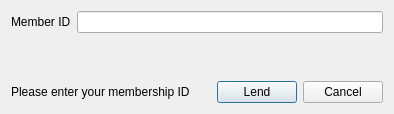
<?xml version="1.0" encoding="UTF-8"?>
<ui version="4.0">
 <class>LendBook</class>
 <widget class="QDialog" name="LendBook">
  <property name="geometry">
   <rect>
    <x>0</x>
    <y>0</y>
    <width>394</width>
    <height>114</height>
   </rect>
  </property>
  <property name="windowTitle">
   <string>Lend</string>
  </property>
  <layout class="QVBoxLayout" name="verticalLayout">
   <item>
    <layout class="QHBoxLayout" name="horizontalLayout">
     <item>
      <widget class="QLabel" name="id_label">
       <property name="text">
        <string>Member ID</string>
       </property>
      </widget>
     </item>
     <item>
      <widget class="QLineEdit" name="id_line_edit">
       <property name="inputMask">
        <string>0000000000000000</string>
       </property>
      </widget>
     </item>
    </layout>
   </item>
   <item>
    <spacer name="verticalSpacer">
     <property name="orientation">
      <enum>Qt::Vertical</enum>
     </property>
     <property name="sizeHint" stdset="0">
      <size>
       <width>20</width>
       <height>40</height>
      </size>
     </property>
    </spacer>
   </item>
   <item>
    <layout class="QHBoxLayout" name="horizontalLayout_2">
     <item>
      <widget class="QLabel" name="msg_label">
       <property name="text">
        <string>Please enter your membership ID</string>
       </property>
      </widget>
     </item>
     <item>
      <spacer name="horizontalSpacer">
       <property name="orientation">
        <enum>Qt::Horizontal</enum>
       </property>
       <property name="sizeHint" stdset="0">
        <size>
         <width>40</width>
         <height>20</height>
        </size>
       </property>
      </spacer>
     </item>
     <item>
      <widget class="QPushButton" name="lend_button">
       <property name="text">
        <string>Lend</string>
       </property>
      </widget>
     </item>
     <item>
      <widget class="QPushButton" name="cancel_button">
       <property name="text">
        <string>Cancel</string>
       </property>
      </widget>
     </item>
    </layout>
   </item>
  </layout>
 </widget>
 <resources/>
 <connections/>
</ui>
